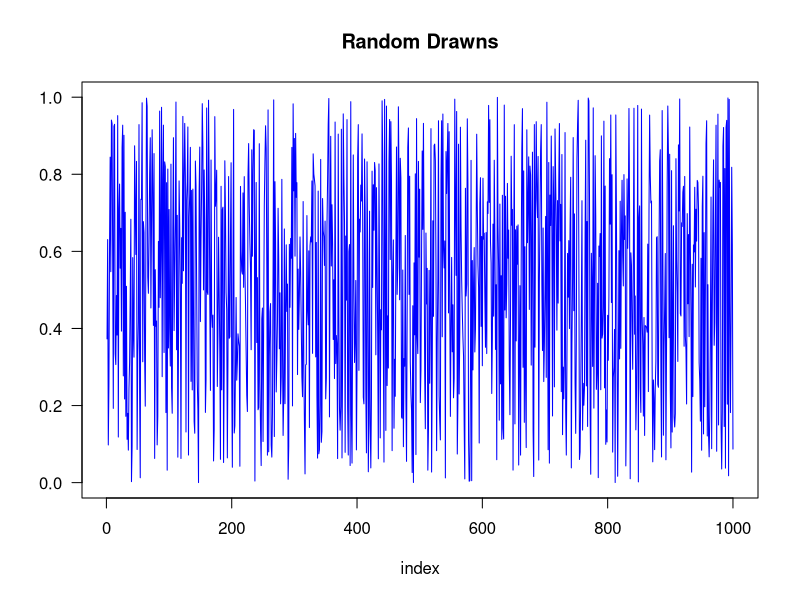
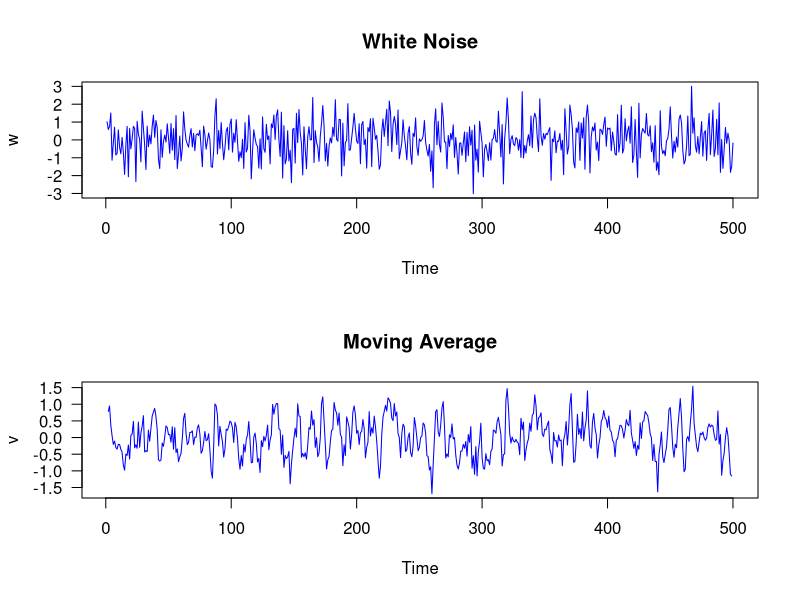

Here is the R script that generated these plots, in order:
## ---- chunk 1
series1 <- runif(1000)
plot(series1,las=1,type="l",col="blue",main="Random Drawns",ylab="",xlab="index")
## ---- chunk 2
w =  rnorm(500,0,1)
v =  filter(w,sides=2,rep(1/3,3))
par(mfrow = c(2,1))
plot.ts(w, las = 1, col = "blue", main = "White Noise")
plot.ts(v, las = 1, col = "blue", main = "Moving Average")

